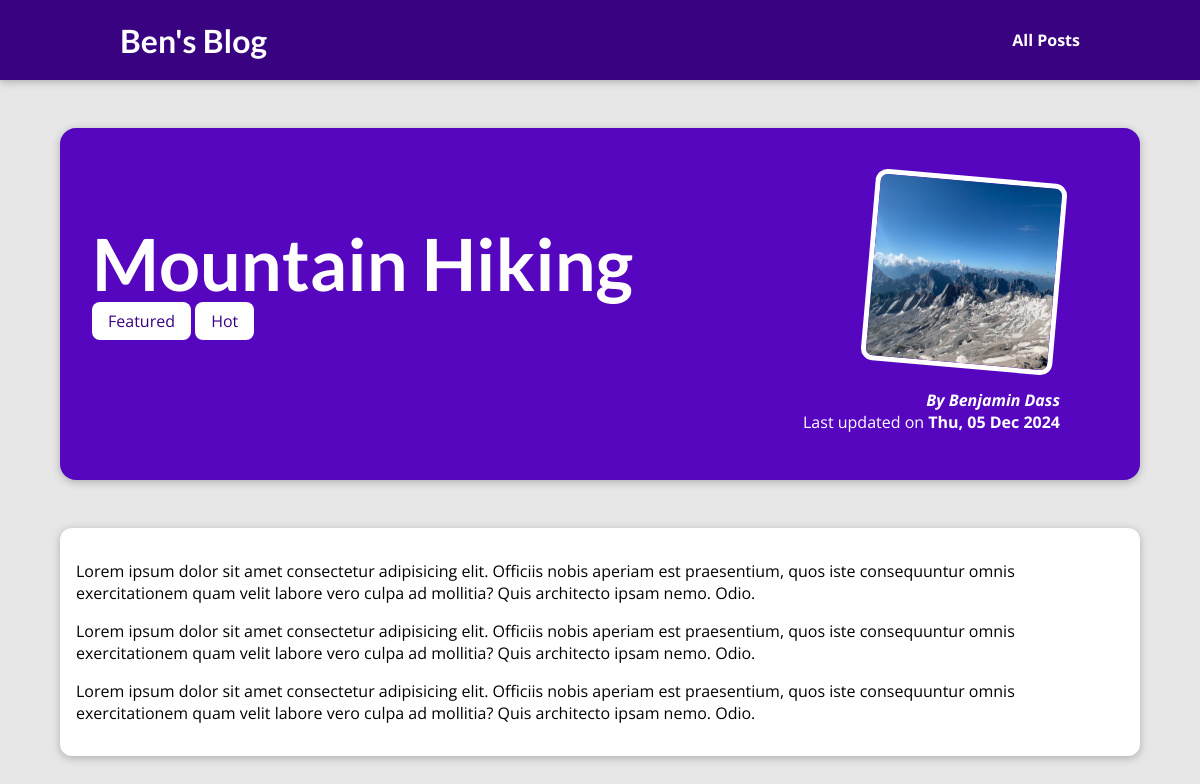
The page /posts/hike-in-the-mountains on the database its author committed.
### blog/models.py (models this page shows, shortened)
class Post(models.Model):
    title = models.CharField(
        max_length=150,
    )
    excerpt = models.CharField(
        max_length=200,
    )
    image_name = models.CharField(
        max_length=100,
    )
    date = models.DateField(
        auto_now=True,
    )
    slug = models.SlugField(
        unique=True,
    )
    content = models.TextField(
        validators=[
            MinLengthValidator(10),
        ]
    )
    author = models.ForeignKey(
        Author,
        on_delete=models.SET_NULL,
        related_name="posts",
        null=True,
    )
    tags = models.ManyToManyField(
        Tag,
    )

class Tag(models.Model):
    caption = models.CharField(
        max_length=20,
    )

class Author(models.Model):
    first_name = models.CharField(
        max_length=100,
    )
    last_name = models.CharField(
        max_length=100,
    )
    email_address = models.EmailField()
    def full_name(self):
        return f"{self.first_name} {self.last_name}"
    def __str__(self):
        return self.full_name()

### blog/views.py (the view)
# urls.py: path("posts/<slug:slug>", views.post_detail, name="post-detail-page"),
def post_detail(request, slug):
    identified_post = get_object_or_404(Post, slug=slug)
    return render(
        request,
        "blog/post-detail.html",
        {
            "post": identified_post,
            "post_tags": identified_post.tags.all(),
        },
    )

### blog/templates/blog/post-detail.html (shortened to what this page needs)
{% extends "base.html" %}
{% load static %}
{% block css_files %}
<link rel="stylesheet" href="{% static "blog/post-detail.css" %}">
{% endblock css_files %}
{% block content %}
<section id="summary">
    <h2>{{ post.title }}</h2>
    <div>
        {% for tag in post_tags %}
            <span class="tag">{{ tag.caption }}</span>
        {% endfor %}
    </div>
    <article>
        <img src="{% static "blog/images/"|add:post.image_name %}" alt="{post.title}">
        <address>By <a href="google.com">{{ post.author }}</a></address>
        <div>
            Last updated on <time>{{ post.date|date:"D, d M Y" }}</time>
        </div>
    </article>
</section>
<main>
    {{ post.content|linebreaks }}
</main>
{% endblock content %}

### static/app.css (style rules this page uses)
* { box-sizing: border-box; }
html { font-family: "Open Sans", "Lato", sans-serif; }
body { margin: 0; }
h1, h2, h3 { font-family: "Lato", sans-serif; font-weight: bold; }

### blog/static/blog/post-detail.css (style rules this page uses)
body { background-color: #e7e7e7; }
#summary { margin: 8rem auto 3rem auto; padding: 2rem; width: 90%; max-width: 90rem; border-radius: 16px; background-color: #5706c0; position: relative; box-shadow: 0 2px 8px rgba(0, 0, 0, 0.25); height: 22rem; }
#summary h2 { color: white; font-size: 4.5rem; margin-bottom: 0.25rem; }
#summary article { position: absolute; top: 2rem; right: 3rem; padding: 1rem 2rem; border-radius: 12px; text-align: right; color: white; }
#summary article img { width: 12rem; height: 12rem; border-radius: 12px; transform: rotateZ(5deg); border: 5px solid white; margin-bottom: 1rem; }
#summary address { font-weight: bold; }
#summary a { color: white; text-decoration: none; }
#summary time { font-weight: bold; }
main { width: 90%; max-width: 90rem; margin: 3rem auto; background-color: white; padding: 1rem; border-radius: 12px; box-shadow: 0 2px 8px rgba(0, 0, 0, 0.25); }
.tag { background-color: white; color: #390281; padding: 0.5rem 1rem; border-radius: 8px; }

### rows shown on the page
Post: title "Mountain Hiking", image_name (picture), author "Benjamin Dass", date "Thu, 05 Dec 2024", content "Lorem ipsum dolor sit amet consectetur adipisicing elit. Officiis nobis aperiam est praesentium, quos iste consequuntur omnis exercitationem quam velit labore vero culpa ad mollitia? Quis architecto ipsam nemo. Odio. Lorem ipsum dolor sit amet consectetur adipisicing elit. Officiis nobis aperiam est praesentium, quos iste consequuntur omnis exercitationem quam velit labore vero culpa ad mollitia? Quis architecto ipsam nemo. Odio. Lorem ipsum dolor sit amet consectetur adipisicing elit. Officiis nobis aperiam est praesentium, quos iste consequuntur omnis exercitationem quam velit labore vero culpa ad mollitia? Quis architecto ipsam nemo. Odio."
Tag: caption "Featured"
Tag: caption "Hot"
